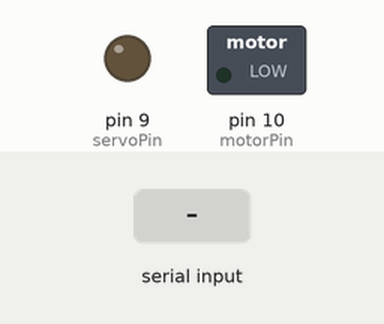
The sketch below on a simulated Arduino Uno, built with avr-gcc and run on an emulated ATmega328P. On the bench: switched loads named in the sketch (green lamp = pin HIGH), output pins drawn as LEDs (lit = HIGH). Inputs (shaded band) come from the test bench.

Above: at 1.2 s.
1.3 s: "S:" received over Serial
At 2.9 s:
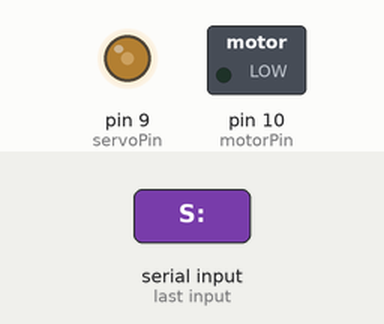
Timing chart, 0 to 4.4 s (numbered marks = the images above; inputs shaded):
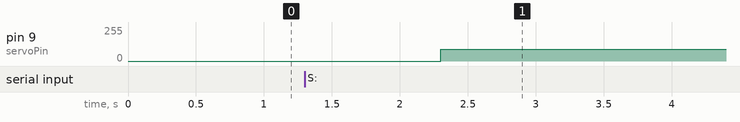

Measured:
- after the input at 1.3 s, pin 9 (servoPin): 0/255 → 90/255 after 1.0 s

The sketch:

motor_steer_dr.ino
```cpp
#include <Arduino.h>

const int servoPin = 9;  // Pin for servo control
const int motorPin = 10; // Pin for motor driver control

// Limit variables
const float steerMin = -3.14;  // Minimum steering angle in radians
const float steerMax = 3.14;   // Maximum steering angle in radians
const float driveMin = 0;       // Minimum motor speed in rad/s
const float driveMax = 10;      // Maximum motor speed in rad/s

void setup() {
    Serial.begin(9600);
    pinMode(servoPin, OUTPUT);
    pinMode(motorPin, OUTPUT);
}

void loop() {
    if (Serial.available()) {
        String command = Serial.readStringUntil(':');
        String valueStr = Serial.readStringUntil('\n');

        float value = valueStr.toFloat();

        if (command == "S") {
            // Limit steering angle
            value = constrain(value, steerMin, steerMax);
            int servoPWM = map(value, steerMin, steerMax, 0, 180); // Assuming steering angle range is -π to π
            analogWrite(servoPin, servoPWM);
        } else if (command == "D") {
            // Limit speed
            value = constrain(value, driveMin, driveMax);
            int motorPWM = map(value, driveMin, driveMax, 0, 255); // Assuming speed range is 0 to 10 rad/s
            analogWrite(motorPin, motorPWM);
        }
    }
}
```
